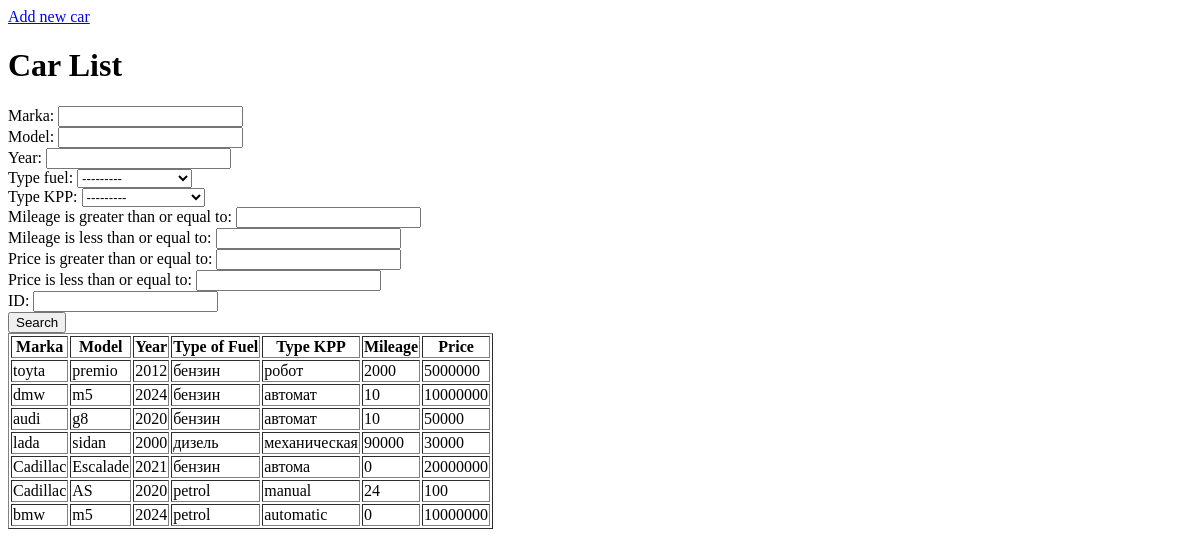
Before: / with the older database file.
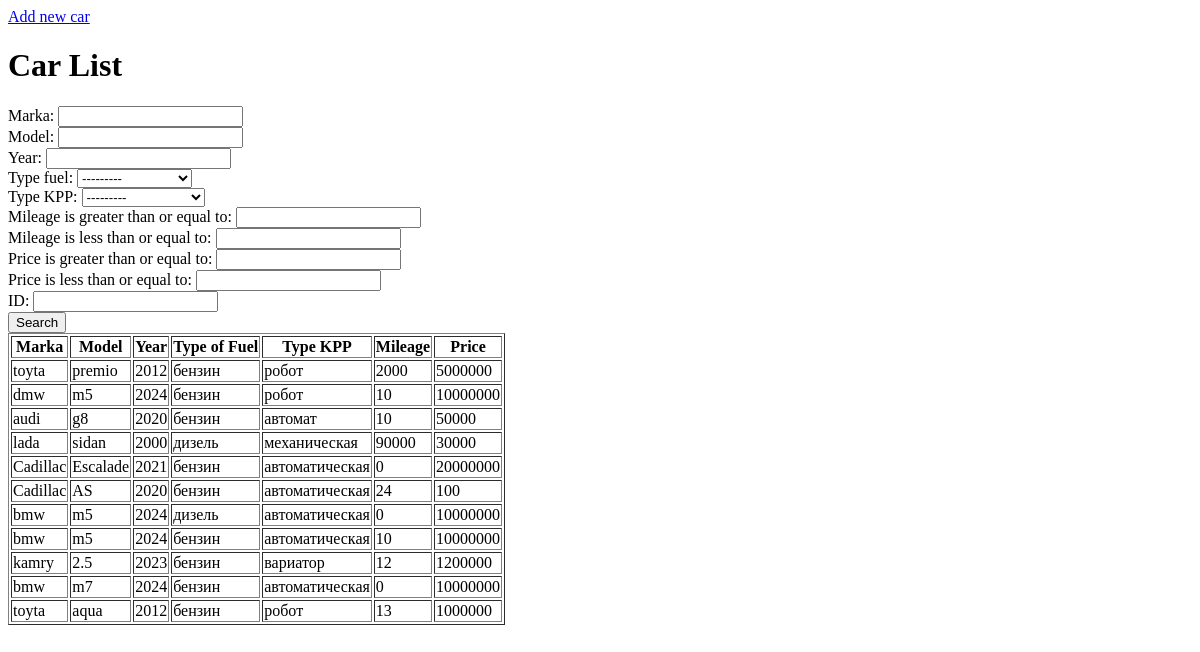
After: the same page with the newer database file.
### personal/models.py (models this page shows, shortened)
class Car(models.Model):
    FUEL_CHOICES = [
        ('бензин', 'Бензин'),
        ('дизель', 'Дизель'),
        ('электричество', 'Электричество'),
        ('гибрид', 'Гибрид'),
    ]
    KPP_CHOICES = [
        ('механическая', 'Механическая'),
        ('автоматическая', 'Автоматическая'),
        ('вариатор', 'Вариатор'),
        ('робот', 'Робот'),
    ]
    marka = models.CharField(max_length=40)
    model = models.CharField(max_length=40)
    year = models.IntegerField()
    type_fuel = models.CharField(max_length=13, choices=FUEL_CHOICES)
    type_KPP = models.CharField(max_length=14, choices=KPP_CHOICES)
    mileage = models.IntegerField()
    price = models.IntegerField()

### personal/views.py (the view)
# urls.py: path('', home_screen_view, name = 'home'),
def home_screen_view(request):
    cars = Car.objects.all()
    myFilter = CarFilter(request.GET, queryset=cars)
    cars = myFilter.qs
    context = {'cars': cars, 'myFilter': myFilter}
    return render(request, "home.html", context)

### templates/home.html (shortened to what this page needs)
{% extends "base.html" %}
{%block body%}
<div class = "">
<a href="{% url "add" %}">Add new car</a>
</div>
  <h1>Car List</h1>
  <form method="get">
        {{myFilter.form}}
    <button class = "btn btn-primary" type = "submit">
        Search
    </button>
  </form>
  <table border="1">
      <tr>
          <th>Marka</th>
          <th>Model</th>
          <th>Year</th>
          <th>Type of Fuel</th>
          <th>Type KPP</th>
          <th>Mileage</th>
          <th>Price</th>
      </tr>
      {% for car in cars %}
      <tr>
          <td>{{ car.marka }}</td>
          <td>{{ car.model }}</td>
          <td>{{ car.year }}</td>
          <td>{{ car.type_fuel }}</td>
          <td>{{ car.type_KPP }}</td>
          <td>{{ car.mileage }}</td>
          <td>{{ car.price }}</td>
      </tr>
      {% endfor %}
  </table>
{%endblock%}

### templates/base.html (shortened to what this page needs)
<!DOCTYPE html>
<html lang="en">
<head>
</head>
<body>
    {%block body%}{%endblock%}
</body>
</html>

Changed rows visible on the page:
changed Car "dmw": type_KPP "автомат" → "робот"
changed Car "Escalade": type_KPP "автома" → "автоматическая"
changed Car "AS": type_fuel "petrol" → "бензин"; type_KPP "manual" → "автоматическая"
changed Car (number 7 of 11 on the later page): type_fuel "petrol" → "дизель"; type_KPP "automatic" → "автоматическая"
added Car: marka "bmw", model "m5", year "2024", type_fuel "бензин", type_KPP "автоматическая", mileage "10", price "10000000"
added Car: marka "kamry", model "2.5", year "2023", type_fuel "бензин", type_KPP "вариатор", mileage "12", price "1200000"
added Car: marka "bmw", model "m7", year "2024", type_fuel "бензин", type_KPP "автоматическая", mileage "0", price "10000000"
added Car: marka "toyta", model "aqua", year "2012", type_fuel "бензин", type_KPP "робот", mileage "13", price "1000000"
